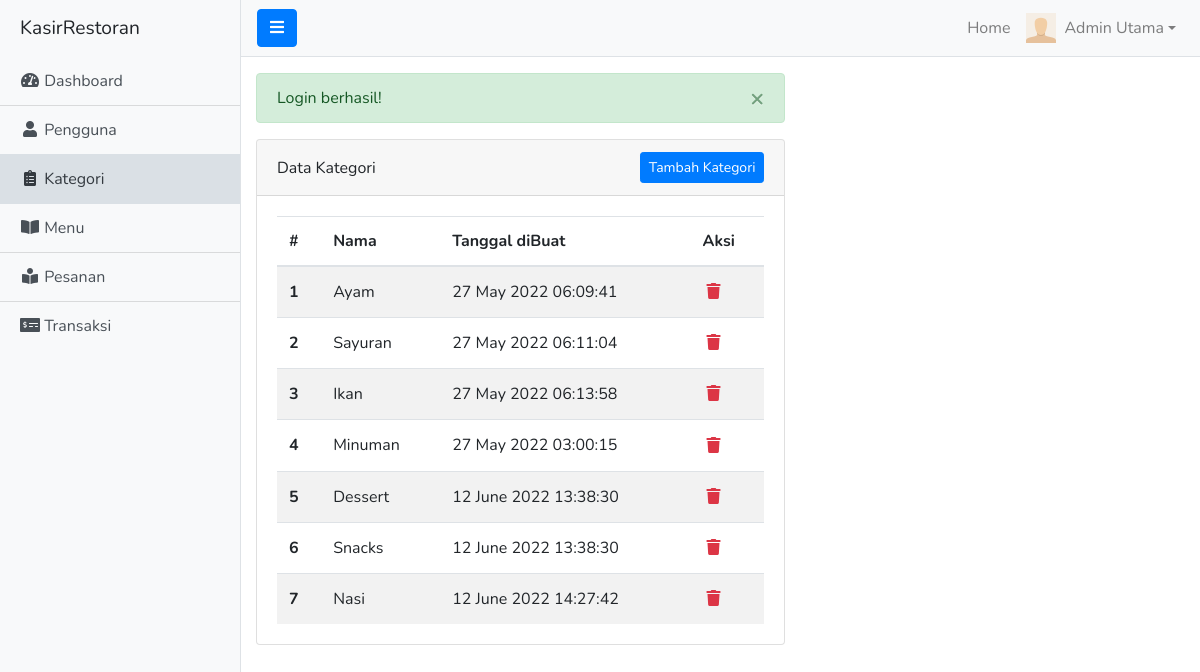
The app's page /admin/kategori.php (signed in) with its own data.
### tables this page shows
CREATE TABLE `kategori` (
  `id` int(11) NOT NULL,
  `nama` varchar(20) NOT NULL,
  `tgl_dibuat` timestamp NOT NULL DEFAULT current_timestamp()
);

### queries/admin/kategori.php (called while the page is built, shortened)
<?php
$result = mysqli_query($conn, "SELECT * FROM kategori");

### admin/kategori.php (the view, shortened to what this page needs)
<?php require '../core.php'; ?>
<?php require ROOT_PATH . 'queries/admin/kategori.php'; ?>
<?php include ROOT_PATH . 'includes/admin/header.php'; ?>
<div class="d-flex" id="wrapper">
	<?php include ROOT_PATH . 'includes/admin/sidebar.php'; ?>
	<div id="page-content-wrapper">
		<?php include ROOT_PATH . 'includes/admin/navbar.php'; ?>
		<div class="container-fluid my-3">
			<div class="row">
				<div class="col-md-7">
					<div class="card">
						<div class="card-header d-flex justify-content-between align-items-center">
							<span>Data Kategori</span>
							<button class="btn btn-primary btn-sm" data-toggle="modal" data-target="#kategoriModal">Tambah Kategori</button>
						</div>
						<div class="card-body">
							<table class="table table-striped mb-0">
								<thead>
									<tr>
										<th scope="col">#</th>
										<th scope="col">Nama</th>
										<th scope="col">Tanggal diBuat</th>
										<th scope="col">Aksi</th>
									</tr>
								</thead>
								<tbody>
									<?php if (mysqli_num_rows($result) > 0): ?>
										<?php $i = 1; ?>
										<?php while ($row = mysqli_fetch_assoc($result)) : ?>
											<tr>
												<th scope="row" class="align-middle"><?= $i++ ?></th>
												<td class="align-middle"><?= $row['nama'] ?></td>
												<td class="align-middle"><?= date('d F Y H:i:s', strtotime($row['tgl_dibuat'])) ?></td>
												<td class="align-middle">
													<form action="<?= base_url('queries/admin/kategori-hapus.php') ?>" method="post" class="d-inline-block" onsubmit="return confirm('Yakin?')">
														<button class="btn btn-tranparent p-0 text-danger"><i class="fas fa-fw fa-trash"></i></button>
													</form>
												</td>
											</tr>
										<?php endwhile ?>
									<?php else : ?>
										<tr>
											<td colspan="5"><div class="text-danger text-center">Data Kosong!</div></td>
										</tr>
									<?php endif ?>
								</tbody>
							</table>
						</div>
					</div>
				</div>
			</div>
		</div>
	</div>
</div>
<?php include ROOT_PATH . 'includes/admin/footer.php'; ?>

### assets/css/simple-sidebar.css (style rules this page uses)
#wrapper { overflow-x: hidden; }
#page-content-wrapper { min-width: 100vw; }
@media (min-width: 768px) { #page-content-wrapper { min-width: 0; width: 100%; } }

### assets/css/style.css (style rules this page uses)
html, body { height: 100%; font-family: 'Nunito', sans-serif; scroll-behavior: smooth; }
#wrapper { position: relative; min-height: 100%; }

### records on screen
kategori: nama "Ayam", tgl_dibuat "27 May 2022 06:09:41"
kategori: nama "Sayuran", tgl_dibuat "27 May 2022 06:11:04"
kategori: nama "Ikan", tgl_dibuat "27 May 2022 06:13:58"
kategori: nama "Minuman", tgl_dibuat "27 May 2022 03:00:15"
kategori: nama "Dessert", tgl_dibuat "12 June 2022 13:38:30"
kategori: nama "Snacks", tgl_dibuat "12 June 2022 13:38:30"
kategori: nama "Nasi", tgl_dibuat "12 June 2022 14:27:42"

### other values on screen
SITE_NAME "KasirRestoran"
$_SESSION['pengguna_nama'] "Admin Utama"
$_SESSION[$name] "Login berhasil!"
